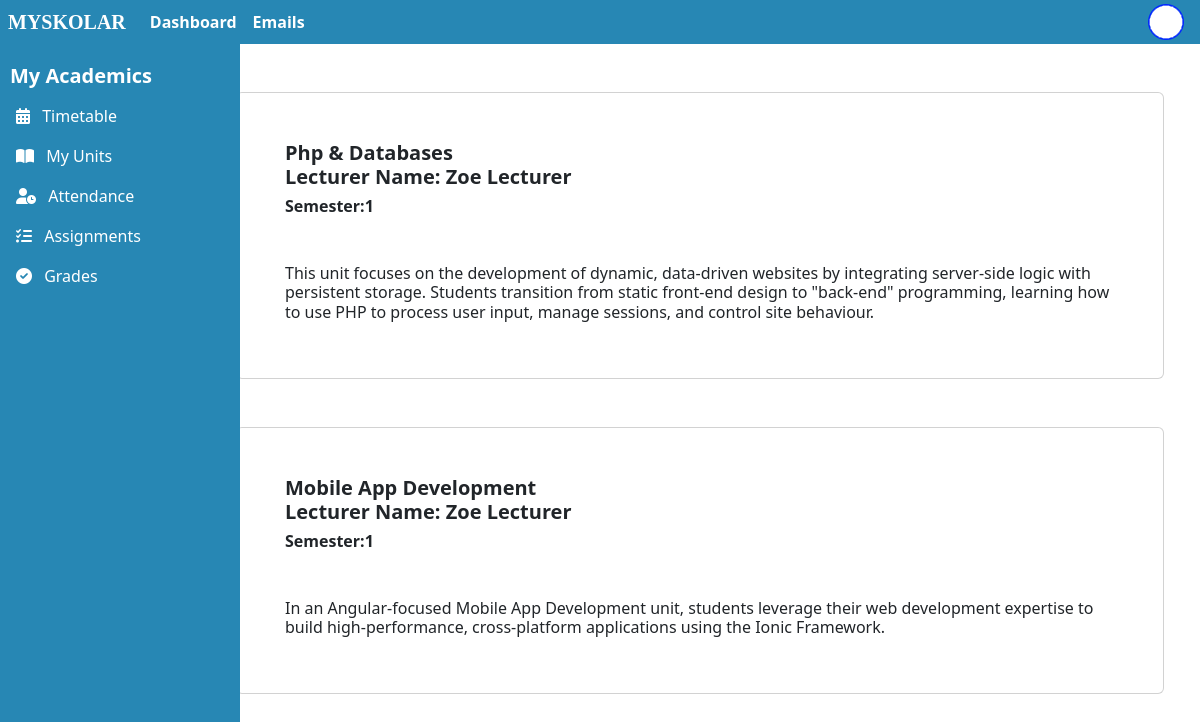
Page /student-units.php (signed in) on the committed database.
### tables this page shows
CREATE TABLE `unit` (
  `unitId` int(11) NOT NULL,
  `courseId` int(11) NOT NULL,
  `semester` varchar(50) NOT NULL,
  `unitName` varchar(255) NOT NULL,
  `unitDescription` text NOT NULL
);

CREATE TABLE `user_profile` (
  `userId` int(11) NOT NULL,
  `name` varchar(255) NOT NULL,
  `surname` varchar(255) NOT NULL,
  `email` varchar(500) NOT NULL,
  `date_of_birth` date DEFAULT NULL,
  `street1` varchar(255) DEFAULT NULL,
  `street2` varchar(255) DEFAULT NULL,
  `city` varchar(255) DEFAULT NULL,
  `postCode` varchar(50) DEFAULT NULL
);

### includes/functions.php (called while the page is built, shortened)
<?php
    function getStudentMyUnits($conn, $studentId){
        $sql = "SELECT * FROM unit, unit_student, unit_lecturer, user_profile
                    WHERE unit_lecturer.lecturerId = user_profile.userId
                    AND unit_student.unitId = unit_lecturer.unitId
                    AND unit_student.unitId = unit.unitId
                    AND  unit_student.studentId = ?" ;
        $stmt = mysqli_stmt_init($conn);
        if(!mysqli_stmt_prepare($stmt,$sql)){
            echo "<p>We have an error - Could not load student units.</p>";
            exit();
        }
        mysqli_stmt_bind_param($stmt, "i", $studentId);
        mysqli_stmt_execute($stmt);
        $result = mysqli_stmt_get_result($stmt);
        return $result;
    }
?>

### includes/student-units-inc.php (called while the page is built, shortened)
<?php
    require_once "dbh.php";
    require_once "functions.php";
    $studentUnits = getStudentMyUnits($conn, $_SESSION['userId']);
   ?>

### student-units.php (the view, shortened to what this page needs)
<?php
    include "includes/header.php";
    include "includes/functions.php";
    include "includes/student-units-inc.php";
?>
<main class="col-md-9 ms-sm-auto col-lg-10 px-md-4">
    <?php foreach($studentUnits as $unit):?>
    <div class="container my-5">
        <div class="card p-4 p-md-5">
            <div class="d-flex justify-content-between align-items-start mb-4">
                <div>
                    <h5 class="fw-bold mb-0" name="unitName" value="unitName"><?php echo $unit['unitName']?></h5>
                    <h5 class="fw-bold" name="lecturerName" value="lecturerName">Lecturer Name: <?php echo $unit['name']?> <?php echo $unit['surname']?></h5>
                    <h6 class="fw-bold" name="semester" value="semester">Semester:<?php echo $unit['semester']?></h6>
                </div>
            </div>
            <div class="mt-3">
                <h6 name="unitDescription" value="unitDescription"><?php echo $unit['unitDescription']?></h6>
            </div>
        </div>
    </div>
<?php endforeach?>
</main>
<?php  include "includes/footer.php";  ?>

### css/style.css (style rules this page uses)
html, body { width: 100%; }

### rows in the picture
unit: unitName "Php & Databases", user_profile.name "Zoe", user_profile.surname "Lecturer", semester "1", unitDescription "This unit focuses on the development of dynamic, data-driven websites by integrating server-side logic with persistent storage. Students transition from static front-end design to \"back-end\" programming, learning how to use PHP to process user input, manage sessions, and control site behaviour."
unit: unitName "Mobile App Development", user_profile.name "Zoe", user_profile.surname "Lecturer", semester "1", unitDescription "In an Angular-focused Mobile App Development unit, students leverage their web development expertise to build high-performance, cross-platform applications using the Ionic Framework."
